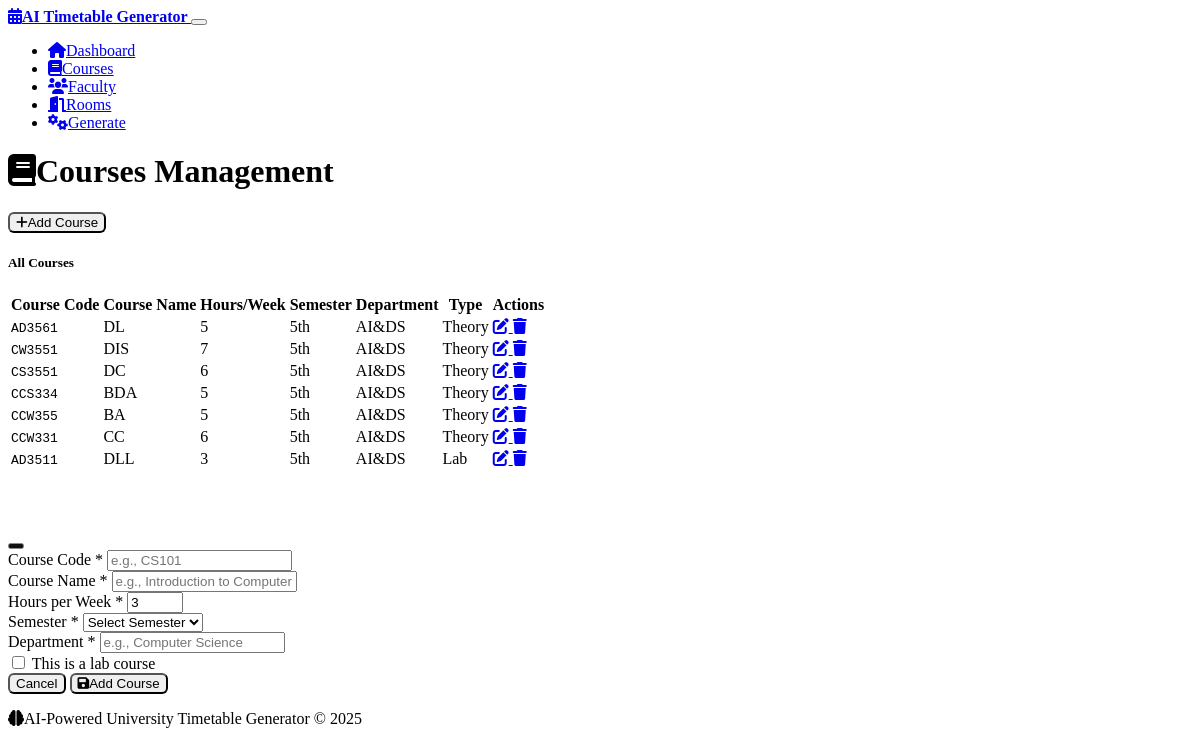
Screenshot of /courses with the database file from the repository.
### models.py (models this page shows, shortened)
class Course(db.Model):
    id = db.Column(db.Integer, primary_key=True)
    code = db.Column(db.String(20), unique=True, nullable=False)
    name = db.Column(db.String(100), nullable=False)
    hours_per_week = db.Column(db.Integer, nullable=False)
    semester = db.Column(db.String(20), nullable=False)
    department = db.Column(db.String(50), nullable=False)
    is_lab = db.Column(db.Boolean, default=False)
    created_at = db.Column(db.DateTime, default=datetime.utcnow)

### routes.py (the view)
@app.route('/courses')
def courses():
    courses = Course.query.all()
    return render_template('courses.html', courses=courses)

### templates/courses.html (shortened to what this page needs)
{% extends "base.html" %}
{% block content %}
<div class="row">
    <div class="col-12">
        <div class="d-flex justify-content-between align-items-center mb-4">
            <h1>
                <i class="fas fa-book me-2"></i>Courses Management
            </h1>
            <button class="btn btn-primary" data-bs-toggle="modal" data-bs-target="#addCourseModal">
                <i class="fas fa-plus me-2"></i>Add Course
            </button>
        </div>
    </div>
</div>
<div class="row">
    <div class="col-12">
        <div class="card">
            <div class="card-header">
                <h5 class="mb-0">All Courses</h5>
            </div>
            <div class="card-body">
                {% if courses %}
                    <div class="table-responsive">
                        <table class="table table-hover">
                            <thead>
                                <tr>
                                    <th>Course Code</th>
                                    <th>Course Name</th>
                                    <th>Hours/Week</th>
                                    <th>Semester</th>
                                    <th>Department</th>
                                    <th>Type</th>
                                    <th>Actions</th>
                                </tr>
                            </thead>
                            <tbody>
                                {% for course in courses %}
                                    <tr>
                                        <td><code>{{ course.code }}</code></td>
                                        <td>{{ course.name }}</td>
                                        <td>{{ course.hours_per_week }}</td>
                                        <td>{{ course.semester }}</td>
                                        <td>{{ course.department }}</td>
                                        <td>
                                            <span class="badge bg-{{ 'warning' if course.is_lab else 'info' }}">
                                                {{ 'Lab' if course.is_lab else 'Theory' }}
                                            </span>
                                        </td>
                                        <td>
                                            <a href="{{ url_for('edit_course', course_id=course.id) }}"
                                               class="btn btn-sm btn-outline-primary me-1">
                                                <i class="fas fa-edit"></i>
                                            </a>
                                            <a href="{{ url_for('delete_course', course_id=course.id) }}"
                                               class="btn btn-sm btn-outline-danger"
                                               onclick="return confirm('Are you sure you want to delete this course?')">
                                                <i class="fas fa-trash"></i>
                                            </a>
                                        </td>
                                    </tr>
                                {% endfor %}
                            </tbody>
                        </table>
                    </div>
                {% endif %}
            </div>
        </div>
    </div>
</div>
<div class="modal fade" id="addCourseModal" tabindex="-1">
    <div class="modal-dialog">
        <div class="modal-content">
            <div class="modal-header">
                <h5 class="modal-title">
                    <i class="fas fa-plus me-2"></i>Add New Course
                </h5>
                <button type="button" class="btn-close" data-bs-dismiss="modal"></button>
            </div>
            <form method="POST" action="{{ url_for('add_course') }}">
                <div class="modal-body">
                    <div class="mb-3">
                        <label for="code" class="form-label">Course Code *</label>
                        <input type="text" class="form-control" id="code" name="code" required
                               placeholder="e.g., CS101">
                    </div>
                    <div class="mb-3">
                        <label for="name" class="form-label">Course Name *</label>
                        <input type="text" class="form-control" id="name" name="name" required
                               placeholder="e.g., Introduction to Computer Science">
                    </div>
                    <div class="mb-3">
                        <label for="hours_per_week" class="form-label">Hours per Week *</label>
                        <input type="number" class="form-control" id="hours_per_week" name="hours_per_week"
                               required min="1" max="10" value="3">
                    </div>
                    <div class="mb-3">
                        <label for="semester" class="form-label">Semester *</label>
                        <select class="form-select" id="semester" name="semester" required>
                            <option value="">Select Semester</option>
                        </select>
                    </div>
                    <div class="mb-3">
                        <label for="department" class="form-label">Department *</label>
                        <input type="text" class="form-control" id="department" name="department" required
                               placeholder="e.g., Computer Science">
                    </div>
                    <div class="mb-3 form-check">
                        <input type="checkbox" class="form-check-input" id="is_lab" name="is_lab" value="1">
                        <label class="form-check-label" for="is_lab">
                            This is a lab course
                        </label>
                    </div>
                </div>
                <div class="modal-footer">
                    <button type="button" class="btn btn-secondary" data-bs-dismiss="modal">Cancel</button>
                    <button type="submit" class="btn btn-primary">
                        <i class="fas fa-save me-2"></i>Add Course
                    </button>
                </div>
            </form>
        </div>
    </div>
</div>
{% endblock %}

### templates/base.html (shortened to what this page needs)
<!DOCTYPE html>
<html lang="en" data-bs-theme="dark">
<head>
    <link href="https://cdn.replit.com/agent/bootstrap-agent-dark-theme.min.css" rel="stylesheet">
    <link href="https://cdnjs.cloudflare.com/ajax/libs/font-awesome/6.0.0/css/all.min.css" rel="stylesheet">
    <link href="{{ url_for('static', filename='style.css') }}" rel="stylesheet">
</head>
<body>
    <nav class="navbar navbar-expand-lg navbar-dark bg-dark">
        <div class="container">
            <a class="navbar-brand" href="{{ url_for('index') }}">
                <i class="fas fa-calendar-alt me-2"></i>AI Timetable Generator
            </a>
            <button class="navbar-toggler" type="button" data-bs-toggle="collapse" data-bs-target="#navbarNav">
            </button>
            <div class="collapse navbar-collapse" id="navbarNav">
                <ul class="navbar-nav ms-auto">
                    <li class="nav-item">
                        <a class="nav-link" href="{{ url_for('index') }}">
                            <i class="fas fa-home me-1"></i>Dashboard
                        </a>
                    </li>
                    <li class="nav-item">
                        <a class="nav-link" href="{{ url_for('courses') }}">
                            <i class="fas fa-book me-1"></i>Courses
                        </a>
                    </li>
                    <li class="nav-item">
                        <a class="nav-link" href="{{ url_for('faculty') }}">
                            <i class="fas fa-users me-1"></i>Faculty
                        </a>
                    </li>
                    <li class="nav-item">
                        <a class="nav-link" href="{{ url_for('rooms') }}">
                            <i class="fas fa-door-open me-1"></i>Rooms
                        </a>
                    </li>
                    <li class="nav-item">
                        <a class="nav-link" href="{{ url_for('generate') }}">
                            <i class="fas fa-cogs me-1"></i>Generate
                        </a>
                    </li>
                </ul>
            </div>
        </div>
    </nav>
    <main class="container my-4">
        {% block content %}{% endblock %}
    </main>
    <footer class="bg-dark text-light py-4 mt-5">
        <div class="container text-center">
            <p class="mb-0">
                <i class="fas fa-brain me-2"></i>AI-Powered University Timetable Generator
                <span class="ms-3 text-muted">© 2025</span>
            </p>
        </div>
    </footer>
</body>
</html>

### static/style.css (style rules this page uses)
.modal-header { background: linear-gradient(45deg, var(--bs-primary), var(--bs-info)); color: white; }
.modal-header .btn-close { filter: invert(1); }
.navbar-brand { font-weight: 600; }
.nav-link { font-weight: 500; }
.btn { font-weight: 500; border-radius: 6px; }
footer { margin-top: auto; }
.form-label { font-weight: 500; margin-bottom: 0.5rem; }

### rows the page displays
Course: code "AD3561", name "DL", hours_per_week "5", semester "5th", department "AI&DS", is_lab "Theory"
Course: code "CW3551", name "DIS", hours_per_week "7", semester "5th", department "AI&DS", is_lab "Theory"
Course: code "CS3551", name "DC", hours_per_week "6", semester "5th", department "AI&DS", is_lab "Theory"
Course: code "CCS334", name "BDA", hours_per_week "5", semester "5th", department "AI&DS", is_lab "Theory"
Course: code "CCW355", name "BA", hours_per_week "5", semester "5th", department "AI&DS", is_lab "Theory"
Course: code "CCW331", name "CC", hours_per_week "6", semester "5th", department "AI&DS", is_lab "Theory"
Course: code "AD3511", name "DLL", hours_per_week "3", semester "5th", department "AI&DS", is_lab "Lab"
